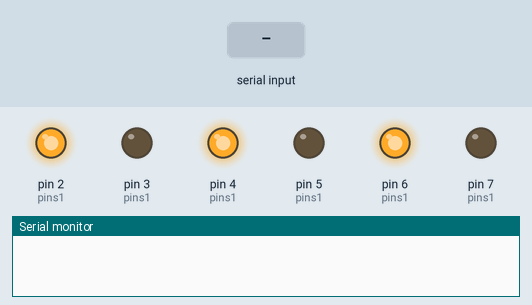
The sketch below on a simulated Arduino Uno, built with avr-gcc and run on an emulated ATmega328P. On the bench: output pins drawn as LEDs (lit = HIGH), the last lines printed to the serial monitor. The inputs (shaded band) are chosen by the test bench.

Above: at 1.2 s.
1.3 s: "o" received over Serial
At 1.8 s:
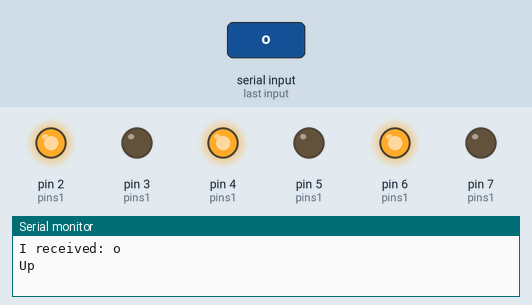
2.8 s: "p" received over Serial
At 2.81 s:
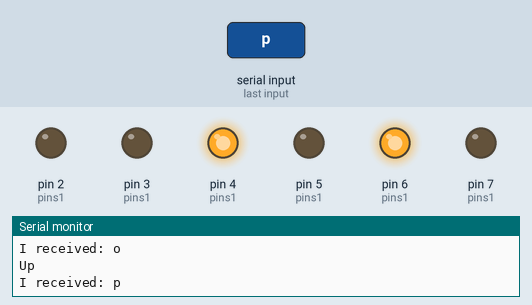
4.3 s: "w" received over Serial
At 4.7 s:
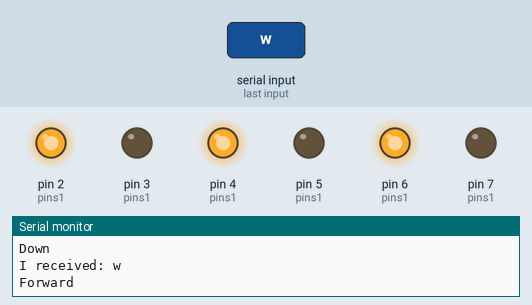
5.9 s: "s" received over Serial
At 5.96 s:
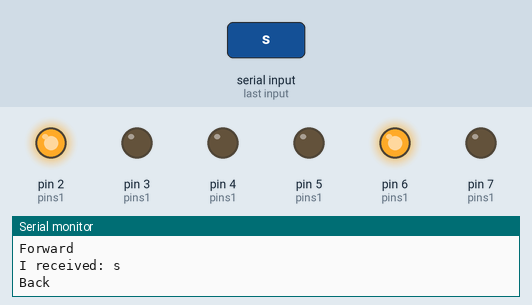
7.5 s: "a" received over Serial
At 8.0 s:
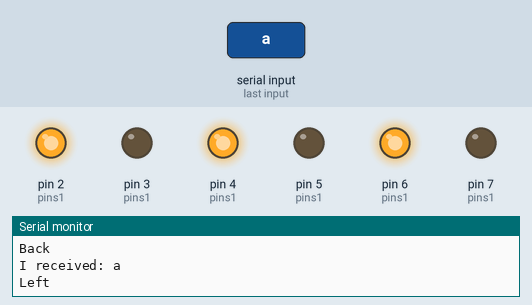
9.0 s: "d" received over Serial
At 10.3 s:
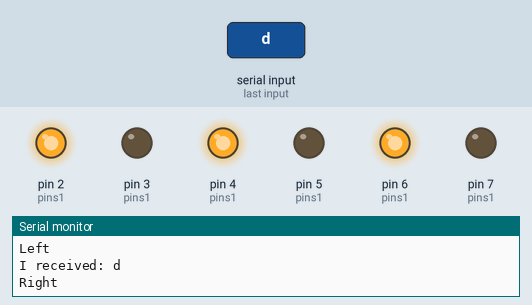
Timing chart, 0 to 11.5 s (numbered marks = the images above; inputs shaded):
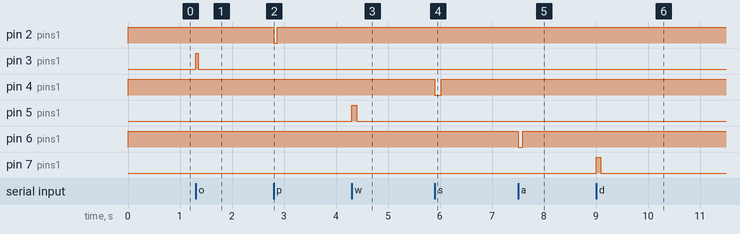

The sketch:

keraunos_arduino_driver.ino
```cpp
#include "Drone.h";

const int zVel = 0;
const int turnAngle = 0;
const int xVel = 0;
const int yVel = 0;


// pin[0] is 1.5V zVel, pin[1] is 3V zVel
// pin[2] is 1.5V xVel, pin[3] is 3V xVel
// pin[4] is 1.5V yVel, pin[5] is 3V yVel
int pins1[6] = {2, 3, 4, 5, 6, 7};

Drone drone1(pins1, true);

char recievedChar;
bool on;

void setup() {
  //115200 before, why?
  Serial.begin(9600);
  Serial.setTimeout(1);

  drone1.begin();

  on = true;


}

void loop() {

  if (Serial.available() > 0) {
    recievedChar = Serial.read();
    // say what you got:
                Serial.print("I received: ");
                Serial.println(recievedChar);
  }

  //Serial.print(recievedChar);

  switch (recievedChar)
  {

    case 'o':
      Serial.println("Up");
      drone1.up();
      break;
    case 'p':
      Serial.println("Down");
      drone1.down();
      break;

    /*
    case 'n':
      Serial.println("Turn Left");
      drone1.left();
      break;
    case 'm':
      Serial.println("Turn Right");
      drone1.right();
      break;
    */
    case 'w':
      Serial.println("Forward");
      drone1.forward();
      break;
    case 's':
      Serial.println("Back");
      drone1.back();
      break;
    case 'a':
      Serial.println("Left");
      drone1.left();
      break;
    case 'd':
      Serial.println("Right");
      drone1.right();
      break;

    default:
      break;
  }

  recievedChar = 0;
}
```

Drone.cpp
```cpp
#include "Arduino.h"
#include "Drone.h"

//note: arduino digital pins output 5V or 0V

// pin[0] is 1.5V zVel, pin[1] is 3V zVel
// pin[2] is 1.5V xVel, pin[3] is 3V xVel
// pin[4] is 1.5V yVel, pin[5] is 3V yVel
Drone::Drone(int pins[], bool valid)
{
  _valid = valid;
  for(int i=0; i<6; i++){
    _pins[i] = pins[i];
  }
}

void Drone::begin()
{
  for(int i=0; i<6; i++){
    pinMode(_pins[i], OUTPUT);
  }


  //neutral joystick position is 1.5V
  digitalWrite(_pins[0], HIGH);

  digitalWrite(_pins[2], HIGH);
  digitalWrite(_pins[4], HIGH);

  //digitalWrite(_pins[1], HIGH);
  //digitalWrite(_pins[3], HIGH);
  //digitalWrite(_pins[5], HIGH);


}

void Drone::up(){

  //up is 3V zVel joystick, small nudge upwards
  //adjust delay for shorter nudge upwards
  digitalWrite(_pins[1], HIGH);
  delay(50);
  digitalWrite(_pins[1], LOW);

  //back to neutral joystick position, sanity check
  digitalWrite(_pins[0], HIGH);

}

void Drone::down(){

  //down is 0V zVel joystick, small nudge down
  //adjust delay for shorter nudge down
  //both neutral needs to be pulled low
  digitalWrite(_pins[0], LOW);
  digitalWrite(_pins[1], LOW);
  delay(70);
  //back to neutral joystick position
  digitalWrite(_pins[0], HIGH);

}

void Drone::forward(){

  //forward is 3V yVel joystick, small nudge up
  //adjust delay for shorter nudge
  digitalWrite(_pins[3], HIGH);
  delay(100);
  digitalWrite(_pins[3], LOW);

  //back to neutral joystick position sanity check
  digitalWrite(_pins[2], HIGH);

}

void Drone::back(){

  //back is 0V yVel joystick, small nudge down
  //adjust delay for shorter nudge down
  //both neutral needs to be pulled low
  digitalWrite(_pins[2], LOW);
  digitalWrite(_pins[3], LOW);
  delay(120);
  //back to neutral joystick position
  digitalWrite(_pins[2], HIGH);
}


void Drone::left(){

  //left is 0V xVel joystick, small nudge down
  //adjust delay for shorter nudge down
  //both neutral needs to be pulled low
  digitalWrite(_pins[4], LOW);
  digitalWrite(_pins[5], LOW);
  delay(90);
  //back to neutral joystick position
  digitalWrite(_pins[4], HIGH);
}

void Drone::right(){

  //right is 3V xVel joystick, small nudge up
  //adjust delay for shorter nudge
  digitalWrite(_pins[5], HIGH);
  delay(90);
  digitalWrite(_pins[5], LOW);

  //back to neutral joystick position sanity check
  digitalWrite(_pins[4], HIGH);

}
```

Drone.h
```cpp
/*
  Drone library for control functions
*/
#ifndef Drone_h
#define Drone_h
#include <Arduino.h>

class Drone
{

  public:
    Drone(int pins[], bool valid);
    void begin();
    void up();
    void down();
    void forward();
    void back();
    void left();
    void right();

  private:
    void sendSignal(int pin_num, int val);
    bool _valid;
    int _pins [6];


};

#endif
```

Measured:
- after the input at 1.3 s, pin 3 (pins1): LOW → HIGH at once, → LOW 0.05 s later
- after the input at 2.8 s, pin 2 (pins1): HIGH → LOW at once, → HIGH 0.07 s later
- after the input at 4.3 s, pin 5 (pins1): LOW → HIGH at once, → LOW 0.10 s later
- after the input at 5.9 s, pin 4 (pins1): HIGH → LOW at once, → HIGH 0.12 s later
- after the input at 7.5 s, pin 6 (pins1): HIGH → LOW at once, → HIGH 0.09 s later
- after the input at 9.0 s, pin 7 (pins1): LOW → HIGH at once, → LOW 0.09 s later
